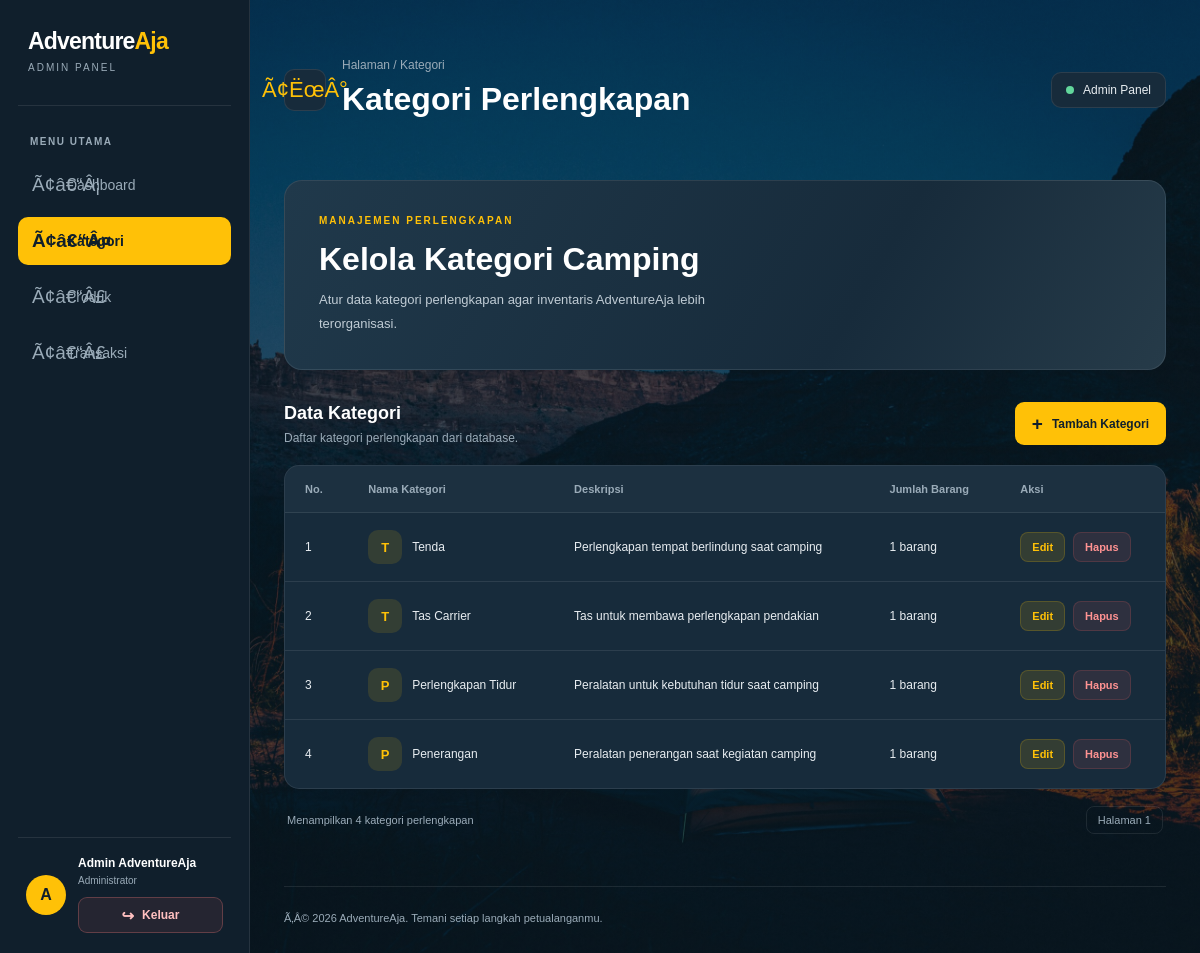
The app's page /categories.php (signed in) with its own data.
### tables this page shows
CREATE TABLE `categories` (
  `id` int NOT NULL,
  `name` varchar(100) NOT NULL,
  `description` text,
  `image` varchar(255) DEFAULT NULL,
  `created_at` timestamp NULL DEFAULT CURRENT_TIMESTAMP
);

### categories.php (called while the page is built)
<?php
require __DIR__ . '/pages/admin/categories.php';

### includes/auth.php (called while the page is built, shortened)
<?php
function e($value): string
{
    return htmlspecialchars((string) $value, ENT_QUOTES, 'UTF-8');
}
?>

### pages/admin/categories.php (the view, shortened to what this page needs)
<?php
require_once APP_ROOT . '/includes/auth.php';
require_once APP_ROOT . '/config/koneksi.php';
$sql = "
    SELECT
        c.id,
        c.name,
        c.description,
        COUNT(p.id) AS product_count
    FROM categories c
    LEFT JOIN products p ON p.category_id = c.id
    GROUP BY c.id, c.name, c.description
    ORDER BY c.id ASC
";
$result = mysqli_query($conn, $sql);
$totalCategories = mysqli_num_rows($result);
?>
<!DOCTYPE html>
<html lang="id">
<head>
    <link rel="stylesheet" href="css/admin.css?v=<?= filemtime(APP_ROOT . '/css/admin.css') ?>">
</head>
<body>
    <div class="dashboard">
        <aside class="sidebar" id="sidebar">
            <div class="sidebar-logo">
                <h2>Adventure<span>Aja</span></h2>
                <p>ADMIN PANEL</p>
            </div>
            <nav class="sidebar-nav">
                <p class="menu-label">MENU UTAMA</p>
                <a href="admin.php" class="nav-link">
                    <span class="nav-icon">Ã¢â€“Â¦</span>
                    <span>Dashboard</span>
                </a>
                <a href="categories.php" class="nav-link active">
                    <span class="nav-icon">Ã¢â€“Â¤</span>
                    <span>Kategori</span>
                </a>
                <a href="products.php" class="nav-link">
                    <span class="nav-icon">Ã¢â€“Â£</span>
                    <span>Produk</span>
                </a>
                <a href="transaction.php" class="nav-link">
                    <span class="nav-icon">Ã¢â€“Â£</span>
                    <span>Transaksi</span>
                </a>
            </nav>
            <div class="sidebar-bottom">
                <div class="admin-avatar">A</div>
                <div class="admin-info">
                    <h4><?= e($_SESSION['user']['name']) ?></h4>
                    <p>Administrator</p>
                    <a href="logout.php" class="admin-logout">Keluar</a>
                </div>
            </div>
        </aside>
        <main class="main-content">
            <header class="topbar">
                <div class="topbar-left">
                    <button
                        type="button"
                        class="sidebar-toggle"
                        id="sidebarToggle"
                        aria-label="Buka atau tutup sidebar"
                        aria-controls="sidebar"
                        aria-expanded="true">
                        Ã¢ËœÂ°
                    </button>
                    <div class="page-heading">
                        <p class="breadcrumb">Halaman / Kategori</p>
                        <h1>Kategori Perlengkapan</h1>
                    </div>
                </div>
                <div class="topbar-info">
                    <div class="status-indicator"></div>
                    <span>Admin Panel</span>
                </div>
            </header>
            <section class="welcome-section category-welcome">
                <div class="welcome-text">
                    <p class="eyebrow">MANAJEMEN PERLENGKAPAN</p>
                    <h2>Kelola Kategori Camping</h2>
                    <p>
                        Atur data kategori perlengkapan agar inventaris
                        AdventureAja lebih terorganisasi.
                    </p>
                </div>
            </section>
            <section class="category-section">
                <div class="section-heading">
                    <div>
                        <h2>Data Kategori</h2>
                        <p>Daftar kategori perlengkapan dari database.</p>
                    </div>
                    <a
                        href="categories-entry.php"
                        class="primary-button add-button">
                        <span>+</span>
                        Tambah Kategori
                    </a>
                </div>
                <div class="table-container">
                    <table class="transaction-table category-table">
                        <thead>
                            <tr>
                                <th>No.</th>
                                <th>Nama Kategori</th>
                                <th>Deskripsi</th>
                                <th>Jumlah Barang</th>
                                <th>Aksi</th>
                            </tr>
                        </thead>
                        <tbody>
                            <?php if ($totalCategories === 0): ?>
                                <tr>
                                    <td colspan="5">
                                        Belum ada kategori.
                                    </td>
                                </tr>
                            <?php else: ?>
                                <?php
                                $no = 1;
                                while ($category = mysqli_fetch_assoc($result)):
                                ?>
                                    <tr>
                                        <td><?= $no++ ?></td>
                                        <td>
                                            <div class="category-name">
                                                <div class="category-symbol">
                                                    <?= e(
                                                        mb_strtoupper(
                                                            mb_substr($category['name'], 0, 1)
                                                        )
                                                    ) ?>
                                                </div>
                                                <span>
                                                    <?= e($category['name']) ?>
                                                </span>
                                            </div>
                                        </td>
                                        <td>
                                            <?= e($category['description'] ?? '-') ?>
                                        </td>
                                        <td>
                                            <?= (int) $category['product_count'] ?>
                                            barang
                                        </td>
                                        <td>
                                            <div class="action-buttons">
                                                <a
                                                    class="action-button edit-button"
                                                    href="categories-entry.php?edit=<?= (int) $category['id'] ?>">
                                                    Edit
                                                </a>
                                                <form
                                                    method="POST"
                                                    action="categories-process.php"
                                                    onsubmit="return confirm('Yakin ingin menghapus kategori ini?');"
                                                    style="display: inline;">
                                                    <button
                                                        type="submit"
                                                        class="action-button delete-button">
                                                        Hapus
                                                    </button>
                                                </form>
                                            </div>
                                        </td>
                                    </tr>
                                <?php endwhile; ?>
                            <?php endif; ?>
                        </tbody>
                    </table>
                </div>
                <div class="table-footer">
                    <p>
                        Menampilkan <?= $totalCategories ?>
                        kategori perlengkapan
                    </p>
                    <span class="table-page-number">
                        Halaman 1
                    </span>
                </div>
            </section>
            <footer class="dashboard-footer">
                <p>
                    Ã‚Â© 2026 AdventureAja.
                    Temani setiap langkah petualanganmu.
                </p>
            </footer>
        </main>
    </div>
</body>
</html>

### records on screen
categories: name "T", name "Tenda", description "Perlengkapan tempat berlindung saat camping", product_count "1"
categories: name "T", name "Tas Carrier", description "Tas untuk membawa perlengkapan pendakian", product_count "1"
categories: name "P", name "Perlengkapan Tidur", description "Peralatan untuk kebutuhan tidur saat camping", product_count "1"
categories: name "P", name "Penerangan", description "Peralatan penerangan saat kegiatan camping", product_count "1"

### other values on screen
$_SESSION['user']['name'] "Admin AdventureAja"
$totalCategories "4"
